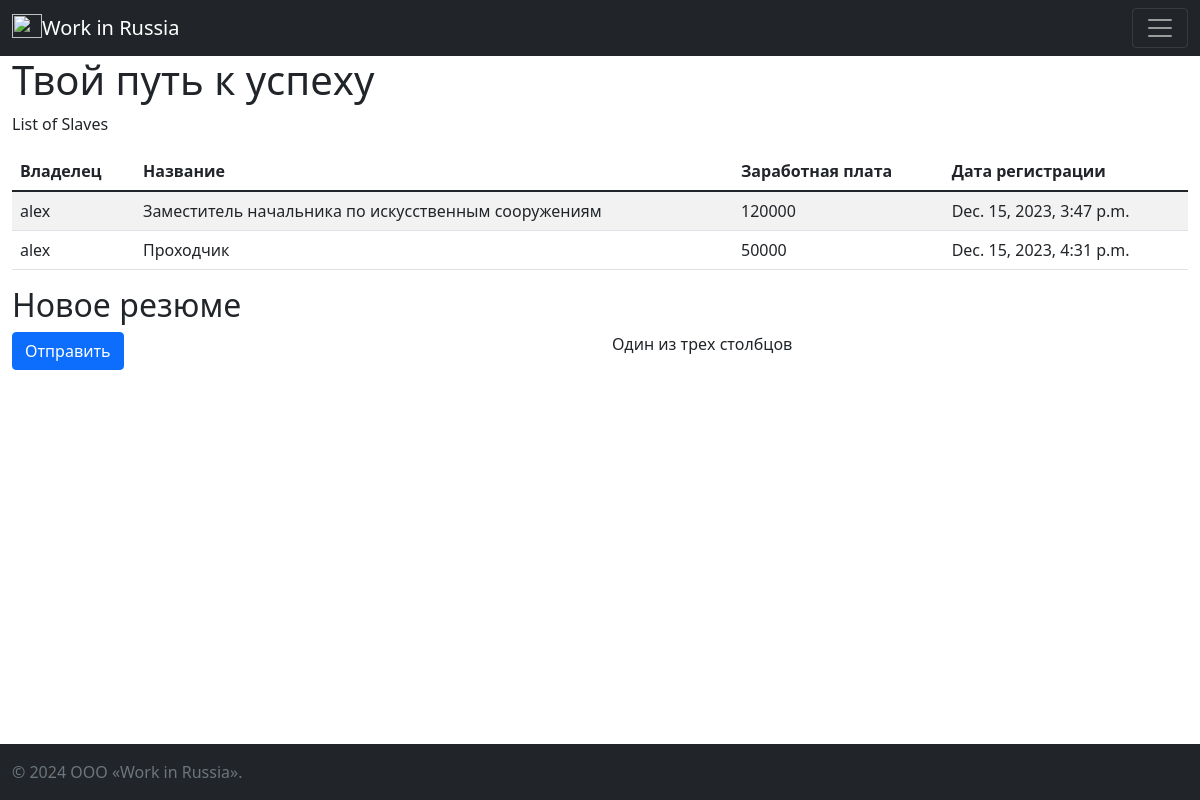
Before: / with the older database file.
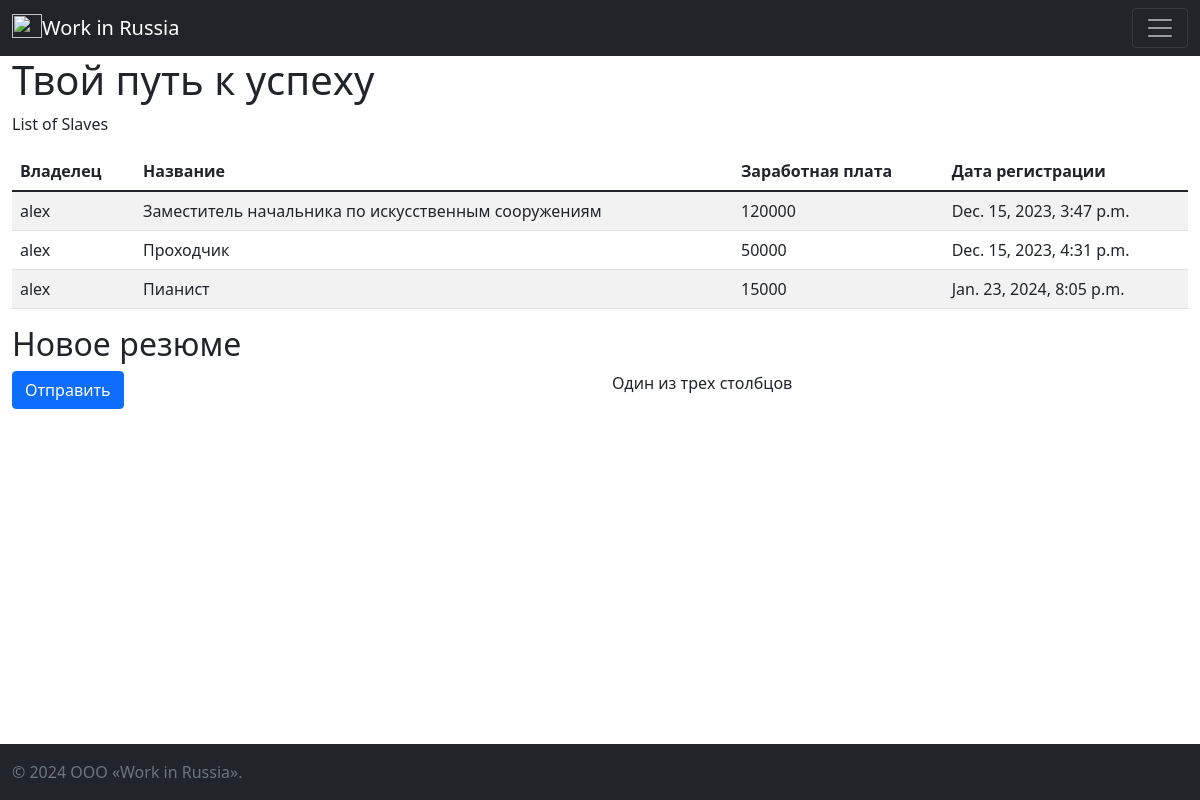
After: the same page with the newer database file.
### project/slaves/models.py (models this page shows, shortened)
class Resume(models.Model):
    objects = None
    owner = models.ForeignKey(User, on_delete=models.CASCADE, verbose_name='Владелец')
    title = models.CharField('Название', max_length=128)
    money = models.PositiveIntegerField('Желаемая зарплата')
    skills = models.TextField('Навыки', help_text='Напиши все что умеешь')
    education = models.CharField('Образование', max_length=1024, blank=True, null=True)
    registered_in = models.DateTimeField('Создано', auto_now_add=True)

### project/slaves/views.py (the view)
# urls.py: re_path('^$', views.index_view, name='index'),
def index_view(request):
    qs = Resume.objects.all()
    context = {
        'title': 'Твой путь к успеху',
        'queryset': qs,
        }
    return render(request, 'slaves/index.html', context)

### project/slaves/templates/slaves/index.html (shortened to what this page needs)
<html lang="ru">{% load bootstrap5 %}
<head>
    <link href="https://cdn.jsdelivr.net/npm/bootstrap@5.1.3/dist/css/bootstrap.min.css" rel="stylesheet">
</head>
<body class="d-flex flex-column h-100">
    <nav class="navbar navbar-dark bg-dark">
      <div class="container-fluid">
        <a class="navbar-brand" href="#">
            <img src="https://bootstrap-4.ru/docs/5.1/assets/brand/bootstrap-logo.svg" alt="" width="30" height="24" class="d-inline-block align-text-top">Work in Russia</a>
            <button class="navbar-toggler" type="button" data-bs-toggle="collapse" data-bs-target="#navbarSupportedContent" aria-controls="navbarSupportedContent" aria-expanded="false" aria-label="Toggle navigation">
              <span class="navbar-toggler-icon"></span>
            </button>
      </div>
    </nav>
<main class="flex-shrink-0">
    <div class="container-fluid">
      <h1>{{ title }}</h1>
      <p>List of Slaves</p>
    <table class="table table-striped">
        <thead>
            <tr>
                <th scope="col">Владелец</th>
                <th scope="col">Название</th>
                <th scope="col">Заработная плата</th>
                <th scope="col">Дата регистрации</th>
            </tr>
        </thead>
        <tbody>
            {% for item in queryset %}
            <tr>
                <td>{{ item.owner }}</td>
                <td>{{ item.title }}</td>
                <td>{{ item.money }}</td>
                <td>{{ item.registered_in }}</td>
            </tr>
            {% endfor %}
        </tbody>
    </table>
    </div>
    <div class="container-fluid">
        <h2>Новое резюме</h2>
    </div>
    <div class="container-fluid">
      <div class="row">
        <div class="col-sm">
            <form method="post" action="{% url 'slaves:index' %}" class="form">
                {% buttons %}
                    <button type="submit" class="btn btn-primary">Отправить</button>
                {% endbuttons %}
            </form>
        </div>
        <div class="col-sm">
          Один из трех столбцов
        </div>
      </div>
    </div>
</main>
    <footer class="footer mt-auto py-3 bg-dark">
      <div class="container-fluid">
        <span class="text-muted">© 2024 ООО «Work in Russia».</span>
      </div>
    </footer>
</body>
</html>

Changed rows visible on the page:
added Resume: owner "alex", title "Пианист", money "15000", registered_in "Jan. 23, 2024, 8:05 p.m."
